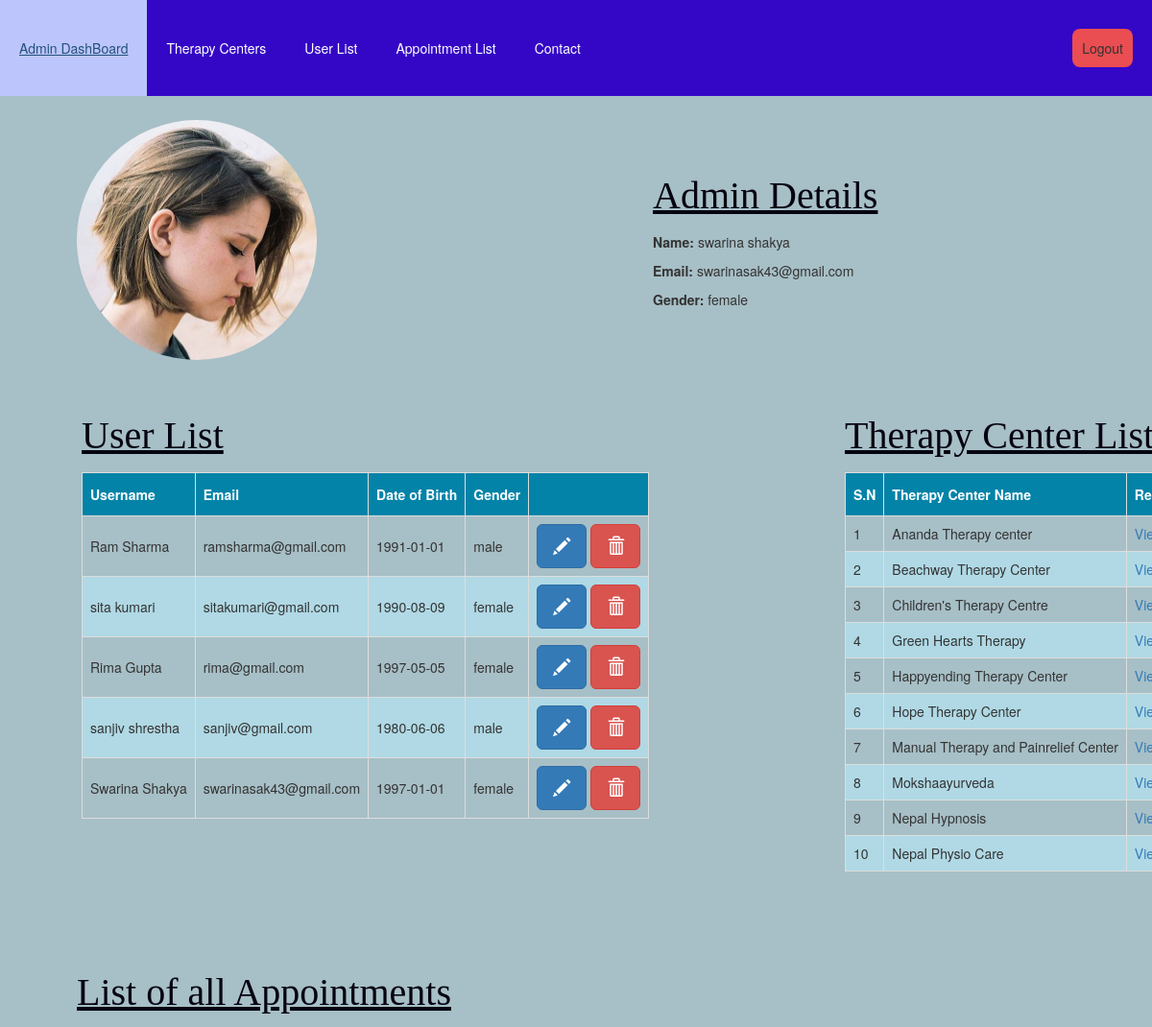
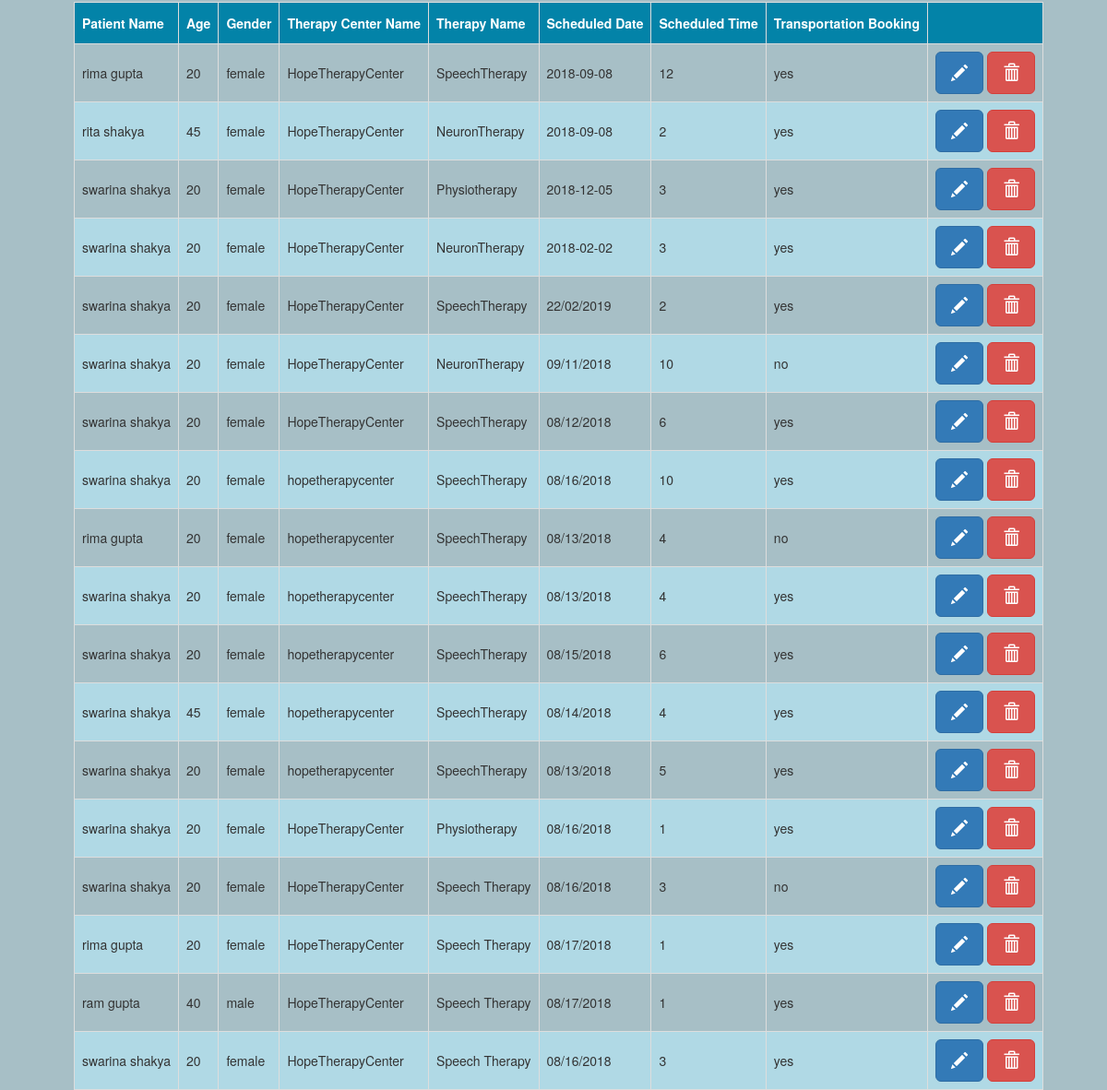
The page /adminpage.php?username=swarinasak43@gmail.com on the database its author committed (2 pictures, top to bottom).
### tables this page shows
CREATE TABLE `client` (
  `id` int(10) NOT NULL,
  `name` varchar(250) NOT NULL,
  `surname` varchar(250) NOT NULL,
  `password` varchar(10) NOT NULL,
  `pass2` varchar(10) NOT NULL,
  `email` varchar(250) NOT NULL,
  `dob` date NOT NULL,
  `gender` varchar(10) NOT NULL
);

CREATE TABLE `therapycenter` (
  `name` varchar(200) NOT NULL,
  `Address` varchar(100) NOT NULL,
  `longitude` float NOT NULL,
  `latitude` float NOT NULL,
  `link` varchar(100) NOT NULL
);

CREATE TABLE `appointments` (
  `id` int(10) NOT NULL,
  `firstname` varchar(250) NOT NULL,
  `lastname` varchar(250) NOT NULL,
  `email` varchar(250) NOT NULL,
  `age` int(10) NOT NULL,
  `gender` varchar(6) NOT NULL,
  `address` varchar(250) NOT NULL,
  `centername` varchar(250) NOT NULL,
  `tname` varchar(250) NOT NULL,
  `date` varchar(20) NOT NULL,
  `time` varchar(5) NOT NULL,
  `transport` varchar(5) NOT NULL
);

### adminpage.php (the view, shortened to what this page needs)
<?php
	$uname=$_GET['username'];
$mysqli=NEW MySQLi('localhost','root','','registration');
$resultSet= $mysqli->query("SELECT * FROM admin where email='$uname'");
echo"<!DOCTYPE html><html>".
"<head>".
"<title>Admin</title>".
  "<meta charset='utf-8'>".
  "<meta name='viewport' content='width=device-width, initial-scale=1'>".
  "<link rel='stylesheet' href='https://maxcdn.bootstrapcdn.com/bootstrap/3.3.7/css/bootstrap.min.css'>".
  "<script src='https://ajax.googleapis.com/ajax/libs/jquery/3.3.1/jquery.min.js'></script>".
  "<script src='https://maxcdn.bootstrapcdn.com/bootstrap/3.3.7/js/bootstrap.min.js'></script>".
  "<link rel='stylesheet' href='admincss.css'>".
"</head>".
"<body style='background-color:#a7bfc6'>".
"<ul>
  <li><a class='active' href='#home'>Admin DashBoard</a></li>
  <li><a href='#news'>Therapy Centers</a></li>
  <li><a href='#news'>User List</a></li>
  <li><a href='#news'>Appointment List</a></li>
  <li><a href='#contact'>Contact</a></li>
  <li style='float:right'>
  <form method='POST' action='#'>
 <button type='submit' class='button' name='submit' value='submit'>Logout</button></form>
 ";
 echo " </li>
</ul>".
"<div class='containers'>".
"<div class='split1 left'>".
"<img src='lady1.jpg' alt='Profile Pic' width='250' height='250'></div>".
"<div class='split1 right1'>".
"<div class='box1'>";
if($resultSet->num_rows !=0){
	echo"<p class='headings' ><u>Admin Details</u></p>";
	while($rows=$resultSet->fetch_assoc())
	{
		$fname=$rows['firstname'];
		$lname=$rows['lastname'];
		echo"<p><b> Name:</b> $fname $lname</p>";
		echo"<p><b> Email:</b> ". $rows['email']."</p>";
		echo"<p><b> Gender:</b> ". $rows['gender']."</p>";
	}
}
echo "</div></div>";
$mysqli=NEW MySQLi('localhost','root','','registration');
$resultSet= $mysqli->query("SELECT * FROM client");
echo"<div class='split left'>";
echo"<div class='box2'>";
echo"<p class=headings><u>User List</u></p>";
	echo"<table class='customers'><thead><tr>".
	  "<th>Username</th>".
        "<th>Email</th>".
		"<th>Date of Birth</th>".
		"<th>Gender</th>".
		"<th>          </th>".
      "</tr>".
    "</thead>".
	"<tbody>";
if($resultSet->num_rows !=0){
	while($rows=$resultSet->fetch_assoc())
	{
		$fname=$rows['name'];
		$lname=$rows['surname'];
		$id=$rows['id'];
		$url1="edituseradmin.php?id=".$id;
		$url2="deleteuseradmin.php?id=".$id;
		echo"<tr>";
		echo"<td>$fname $lname</td>";
		echo"<td> ". $rows['email']."</td>";
		echo"<td> ". $rows['dob']."</td>";
		echo"<td> ". $rows['gender']."</td>";
		echo"<td>
        <a href='$url1' class='btn btn-primary btn-lg'>
          <span class='glyphicon glyphicon-pencil'></span>
        </a> <a href='$url2' class='btn btn-danger btn-lg'>
          <span class='glyphicon glyphicon-trash'></span>
        </a></td></tr>";
	}
	echo "</tbody>".
  "</table>";
}
echo"</div></div>";
$mysqli=NEW MySQLi('localhost','root','','registration');
$resultSet= $mysqli->query("SELECT * FROM therapycenter");
echo"<div class='split right'>";
echo"<div class='box3'>";
echo"<p class='headings'><u>Therapy Center List</u></p>";
	echo"<table class='customers'><thead><tr>".
	"<th>S.N</th>".
	  "<th>Therapy Center Name</th>".
		"<th>Remarks</th>".
      "</tr>".
    "</thead>".
	"<tbody>";
if($resultSet->num_rows !=0){
	$id=0;
	while($rows=$resultSet->fetch_assoc())
	{
		$name=$rows['name'];
		$id+=1;
		echo"<tr>";
		echo"<td>$id</td>";
		echo"<td>$name</td>";
		echo"<td><a href='".$rows['link']."'>View Page</a></td>";
		echo"</tr>";
	}
	echo "</tbody>".
  "</table>";
}
echo"</div></div>";
	$mysqli=NEW MySQLi('localhost','root','','registration');
	$resultSet= $mysqli->query("SELECT * FROM appointments");
	echo"<div class='box4'>";
	echo"<p class='headings'><u>List of all Appointments</u></p>";
	echo"<table class='customers'><thead><tr>".
	  "<th>Patient Name</th>".
        "<th>Age</th>".
		"<th>Gender</th>".
		"<th>Therapy Center Name</th>".
		"<th>Therapy Name</th>".
		"<th>Scheduled Date</th>".
		"<th>Scheduled Time</th>".
		"<th>Transportation Booking</th>".
		"<th>           </th>".
      "</tr>".
    "</thead>".
	"<tbody>";
if($resultSet->num_rows !=0){
	while($rows=$resultSet->fetch_assoc())
	{
		$fname=$rows['firstname'];
		$lname=$rows['lastname'];
		$id=$rows['id'];
		$url1="edit.php?id=".$id;
		$url2="delete.php?id=".$id;
		echo"<tr>";
		echo"<td>$fname $lname</td>";
		echo"<td> ". $rows['age']."</td>";
		echo"<td> ". $rows['gender']."</td>";
		echo"<td> ". $rows['centername']."</td>";
		echo"<td> ". $rows['tname']."</td>";
		echo"<td> ". $rows['date']."</td>";
		echo"<td> ". $rows['time']."</td>";
		echo"<td>".$rows['transport']."</td>";
		echo"<td>
        <a href='$url1' class='btn btn-primary btn-lg'>
          <span class='glyphicon glyphicon-pencil'></span>
        </a> <a href='$url2' class='btn btn-danger btn-lg'>
          <span class='glyphicon glyphicon-trash'></span>
        </a></td></tr>";
	}
	echo "</tbody>".
  "</table></div>";
 echo"
 </div>
 </body></html>";
 }else{
	echo"<p>not found</p>";
}
?>

### admincss.css (style rules this page uses)
img { border-radius: 50%; }
.containers { position:relative; margin-top:5px; margin-left:80px; }
.containers .headings { font-family: "Times New Roman", Times, serif; font-style:initial; font-size:40px; color:#060311; }
.containers .box1 { position:relative; margin-top:50px; border:2px black; width:300px; }
.containers .box2 { top:80px; margin-left:5px; width:800px; }
.containers .box3 { top:80px; width:600px; margin-right:0px; }
.containers .split { position: absolute; z-index: 1; overflow-x: hidden; padding-top: 20px; top:300px; }
.left { left: 0; }
.right { right: 0; left: 800px; }
.containers .split1 { position: absolute; z-index: 1; overflow-x: hidden; padding-top: 20px; }
.right1 { right: 0; left: 600px; }
.containers .box4 { position:relative; bottom:0; top:900px; float:bottom; }
.customers td, .customers th { border: 1px solid #ddd; padding: 8px; }
.customers tr:nth-child(even) { background-color: #b0d9e5; }
.customers th { padding-top: 12px; padding-bottom: 12px; text-align: left; background-color: #0383a8; color: white; }
ul { list-style-type: none; margin: 0; padding: 0; overflow: hidden; background-color: #3407c6; position: -webkit-sticky; position: sticky; top: 0; }
li { float: left; }
li a { display: block; color: white; text-align: center; padding: 40px 20px; text-decoration: none; }
.active { background-color: #172577; }
.button { background-color:#ea4d52; margin-top:30px; margin-right:20px; border-radius: 8px; border: none; display: inline-block; padding: 10px; text-align: center; }

### rows shown on the page
client: name "Ram", surname "Sharma", email "ramsharma@gmail.com", dob "1991-01-01", gender "male"
client: name "sita", surname "kumari", email "sitakumari@gmail.com", dob "1990-08-09", gender "female"
client: name "Rima", surname "Gupta", email "rima@gmail.com", dob "1997-05-05", gender "female"
client: name "sanjiv", surname "shrestha", email "sanjiv@gmail.com", dob "1980-06-06", gender "male"
client: name "Swarina", surname "Shakya", email "swarinasak43@gmail.com", dob "1997-01-01", gender "female"
therapycenter: name "Ananda Therapy center"
therapycenter: name "Beachway Therapy Center"
therapycenter: name "Children's Therapy Centre"
therapycenter: name "Green Hearts Therapy"
therapycenter: name "Happyending Therapy Center"
therapycenter: name "Hope Therapy Center"
therapycenter: name "Manual Therapy and Painrelief Center"
therapycenter: name "Mokshaayurveda"
therapycenter: name "Nepal Hypnosis"
therapycenter: name "Nepal Physio Care"
appointments: firstname "rima", lastname "gupta", age "20", gender "female", centername "HopeTherapyCenter", tname "SpeechTherapy", date "2018-09-08", time "12", transport "yes"
appointments: firstname "rita", lastname "shakya", age "45", gender "female", centername "HopeTherapyCenter", tname "NeuronTherapy", date "2018-09-08", time "2", transport "yes"
appointments: firstname "swarina", lastname "shakya", age "20", gender "female", centername "HopeTherapyCenter", tname "Physiotherapy", date "2018-12-05", time "3", transport "yes"
appointments: firstname "swarina", lastname "shakya", age "20", gender "female", centername "HopeTherapyCenter", tname "NeuronTherapy", date "2018-02-02", time "3", transport "yes"
appointments: firstname "swarina", lastname "shakya", age "20", gender "female", centername "HopeTherapyCenter", tname "SpeechTherapy", date "22/02/2019", time "2", transport "yes"
appointments: firstname "swarina", lastname "shakya", age "20", gender "female", centername "HopeTherapyCenter", tname "NeuronTherapy", date "09/11/2018", time "10", transport "no"
appointments: firstname "swarina", lastname "shakya", age "20", gender "female", centername "HopeTherapyCenter", tname "SpeechTherapy", date "08/12/2018", time "6", transport "yes"
appointments: firstname "swarina", lastname "shakya", age "20", gender "female", centername "hopetherapycenter", tname "SpeechTherapy", date "08/16/2018", time "10", transport "yes"
appointments: firstname "rima", lastname "gupta", age "20", gender "female", centername "hopetherapycenter", tname "SpeechTherapy", date "08/13/2018", time "4", transport "no"
appointments: firstname "swarina", lastname "shakya", age "20", gender "female", centername "hopetherapycenter", tname "SpeechTherapy", date "08/13/2018", time "4", transport "yes"
appointments: firstname "swarina", lastname "shakya", age "20", gender "female", centername "hopetherapycenter", tname "SpeechTherapy", date "08/15/2018", time "6", transport "yes"
appointments: firstname "swarina", lastname "shakya", age "45", gender "female", centername "hopetherapycenter", tname "SpeechTherapy", date "08/14/2018", time "4", transport "yes"
appointments: firstname "swarina", lastname "shakya", age "20", gender "female", centername "hopetherapycenter", tname "SpeechTherapy", date "08/13/2018", time "5", transport "yes"
appointments: firstname "swarina", lastname "shakya", age "20", gender "female", centername "HopeTherapyCenter", tname "Physiotherapy", date "08/16/2018", time "1", transport "yes"
appointments: firstname "swarina", lastname "shakya", age "20", gender "female", centername "HopeTherapyCenter", tname "Speech Therapy", date "08/16/2018", time "3", transport "no"
appointments: firstname "rima", lastname "gupta", age "20", gender "female", centername "HopeTherapyCenter", tname "Speech Therapy", date "08/17/2018", time "1", transport "yes"
appointments: firstname "ram", lastname "gupta", age "40", gender "male", centername "HopeTherapyCenter", tname "Speech Therapy", date "08/17/2018", time "1", transport "yes"
appointments: firstname "swarina", lastname "shakya", age "20", gender "female", centername "HopeTherapyCenter", tname "Speech Therapy", date "08/16/2018", time "3", transport "yes"

### other values the page prints
$fname "swarina"
$lname "shakya"
$rows['email'] "swarinasak43@gmail.com"
$rows['gender'] "female"
